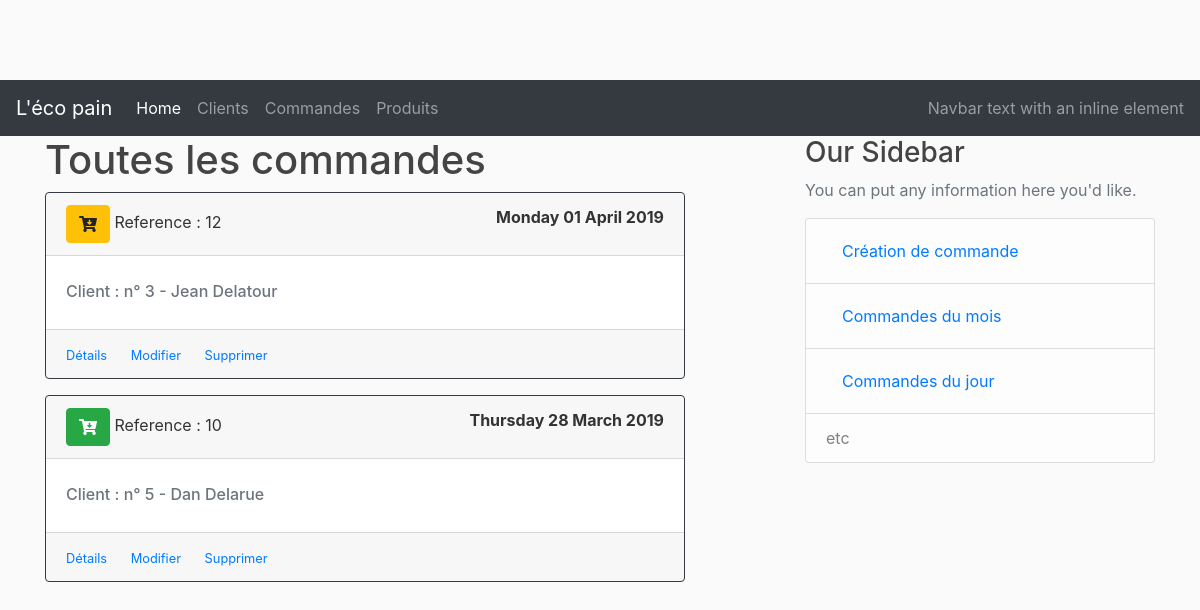
The page /orders on the database as committed earlier.
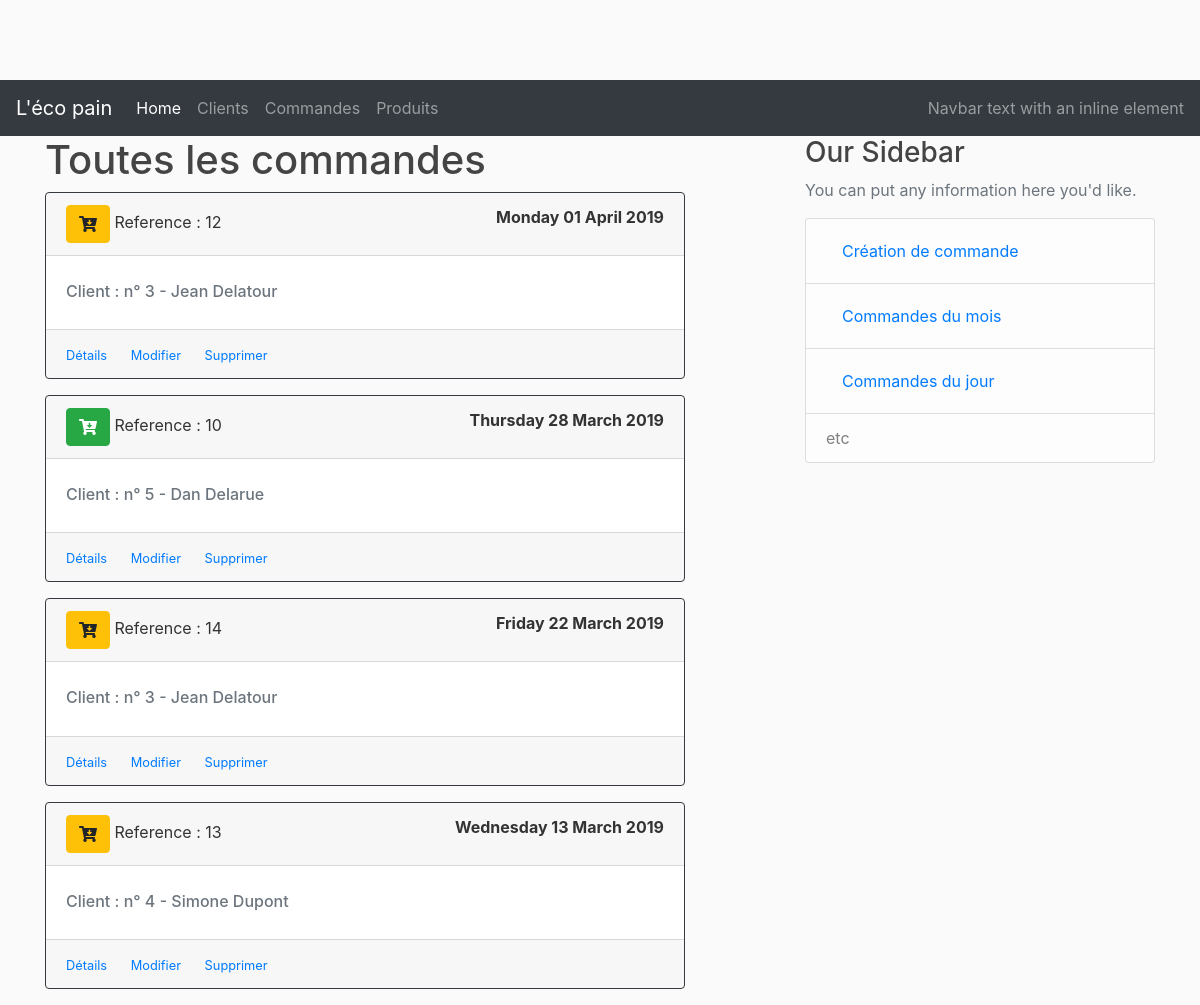
The same page on the database as committed later.
### lecopain/models.py (models this page shows, shortened)
class Order(db.Model):
    __tablename__ = 'orders'
    id = db.Column(db.Integer, primary_key=True)
    title = db.Column(db.String(50), nullable=False)
    order_dt = db.Column(db.DateTime)
    created_at = db.Column(db.DateTime, nullable=False, default=datetime.utcnow)
    customer_id = db.Column(db.Integer, db.ForeignKey('customers.id'), nullable=False)
    status = db.Column(db.String(20), nullable=False)

### lecopain/controllers/order_controller.py (the view)
@order_page.route("/orders", methods=['GET', 'POST'])
def orders():
    orders = Order.query.order_by(Order.order_dt.desc()).all()
    customerMap = {}
    for order in orders :
        customer = Customer.query.get_or_404(order.customer_id)
        customerMap[customer.id] = str(customer.firstname + " " + customer.lastname)
        print("addd : " + customerMap[customer.id])
    for item in customerMap.items() :
        print (str(item))
    return render_template('/orders/orders.html', orders=orders, customerMap=customerMap, title="Toutes les commandes")

### lecopain/templates/orders/orders.html (shortened to what this page needs)
{% extends "layout.html" %}
{% block content %}
    {% for order in orders %}
    <div class="card border-dark mb-3" style="width: 40rem;">
        <div class="card-header">
            {% if order.status == 'EN COURS' %}
            <span class="btn btn-warning" style="font-size: 1,8em;">
            {% endif %}
            {% if order.status == 'PAYEE' %}
            <span class="btn btn-success" style="font-size: 1,8em;">
            {% endif %}
                <i class="fas fa-cart-arrow-down "></i>
            </span>
            Reference : {{order.id}}
            <span style="float: right"><b>{{ order.order_dt.strftime('%A %d %B %Y') }}</b></span>
        </div>
        <div class="card-body">
            <h6 class="card-subtitle mb-2 text-muted">Client : n° {{ order.customer_id }} - {{customerMap[order.customer_id]}}</h6>
        </div>
        <div class="card-footer">
            <small class="text-muted">
                <a href="/orders/{{order.id}}" class="card-link">Détails</a>
                <a href="/orders/update/{{order.id}}" class="card-link">Modifier</a>
                <a href="/orders/delete/{{order.id}}" class="card-link">Supprimer</a>
            </small>
        </div>
    </div>
    {% endfor %}
{% endblock %}
{% block right_menu %}
<div class="content-section">
    <h3>Our Sidebar</h3>
    <p class='text-muted'>You can put any information here you'd like.
        <ul class="list-group">
        <li class="list-group-item list-group-item-light">
            <a class="nav-link" href="/orders/new">Création de commande</a></li>
        <li class="list-group-item list-group-item-light">
            <a class="nav-link" href="/orders/year/0/month/0">Commandes du mois</a></li>
        <li class="list-group-item list-group-item-light">
            <a class="nav-link" href="/orders/year/0/month/0/day/0">Commandes du jour</a></li>
        <li class="list-group-item list-group-item-light">etc</li>
        </ul>
    </p>
</div>
{% endblock %}

### lecopain/templates/layout.html (shortened to what this page needs)
<!DOCTYPE html>
<html>
    <head>
        <link rel="stylesheet" href="https://stackpath.bootstrapcdn.com/bootstrap/4.2.1/css/bootstrap.min.css" />
        <link rel="stylesheet" type="text/css" href="{{ url_for('static', filename='main.css')}}" />
        <link rel="stylesheet" href="https://use.fontawesome.com/releases/v5.7.1/css/all.css" />
        <link rel="stylesheet" href="https://cdnjs.cloudflare.com/ajax/libs/tempusdominus-bootstrap-4/5.0.0-alpha14/css/tempusdominus-bootstrap-4.min.css" />
    </head>
    <body>
        <nav class="navbar navbar-expand-lg navbar-dark bg-dark">
                <a class="navbar-brand" href="#">L'éco pain</a>
                <div class="collapse navbar-collapse" id="navbarText">
                  <ul class="navbar-nav mr-auto">
                    <li class="nav-item active">
                      <a class="nav-link" href="/">Home <span class="sr-only">(current)</span></a>
                    </li>
                    <li class="nav-item">
                      <a class="nav-link" href="/customers">Clients</a>
                    </li>
                    <li class="nav-item">
                      <a class="nav-link" href="/orders">Commandes</a>
                    </li>
                    <li class="nav-item">
                        <a class="nav-link" href="/products">Produits</a>
                      </li>
                  </ul>
                  <span class="navbar-text">
                    Navbar text with an inline element
                  </span>
                </div>
              </nav>
        <div class="container">
                <div class="row">
                  <div class="col-md-8">
                    {% if title %}
                      <h1>{{ title }}</h1>
                    {% endif %}
                    {% block content %}  {% endblock %}
                  </div>
                  <div class="col-md-4">
                      {% block right_menu %} {% endblock %}
                  </div>
                </div>
            </div>
    </body>
</html>

### lecopain/static/main.css (style rules this page uses)
body { background: #fafafa; color: #333333; margin-top: 5rem; }
h1, h2, h3, h4, h5, h6 { color:#444444; }

Rows that differ between the two databases and show on the page:
added Order: id "14", order_dt "Friday 22 March 2019", customer_id "3", customerMap "Jean Delatour"
added Order: id "13", order_dt "Wednesday 13 March 2019", customer_id "4", customerMap "Simone Dupont"
